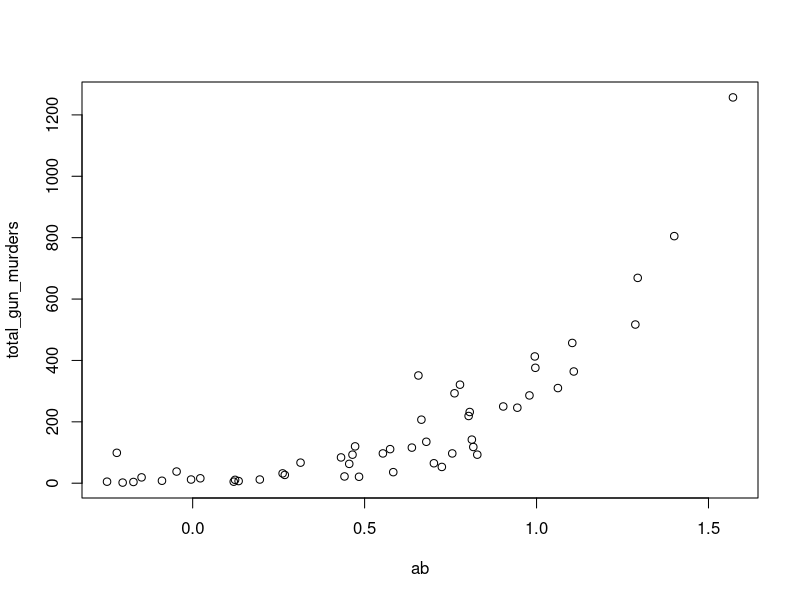
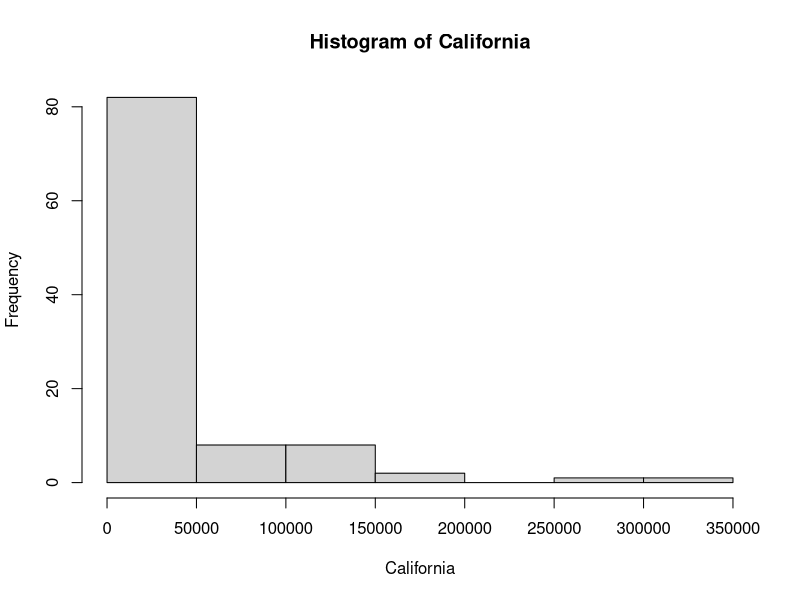
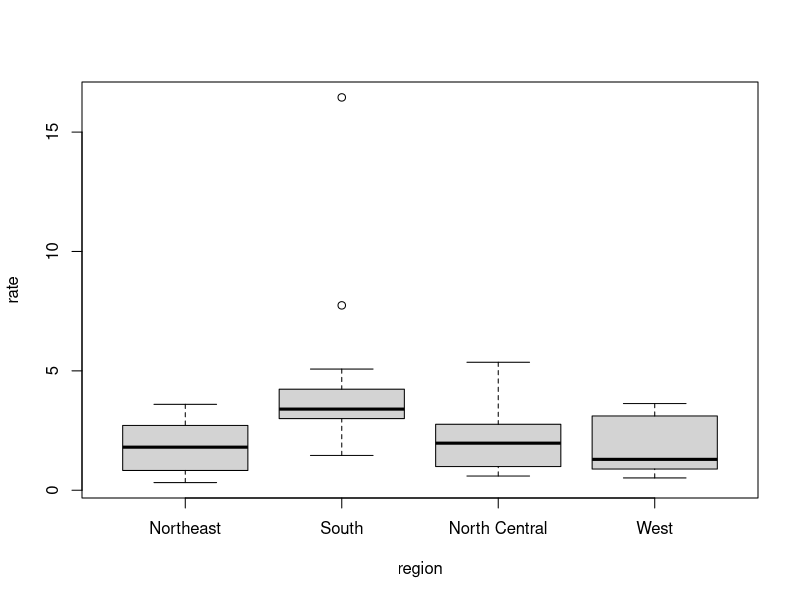

These figures' R source, in order:
## ---- chunk 1
knitr::opts_chunk$set(echo = TRUE)
## ---- chunk 2
library(dslabs)
data(murders)
## ---- chunk 3
str(murders)
## ---- chunk 4
names(murders)
## ---- chunk 5
a = murders$abb
class(a)
## ---- chunk 6
b = murders['abb']
print(a)
print(b)
## ---- chunk 7
region = murders$region
levels(region)
length(levels(region))

## ---- chunk 8
table(region)
## ---- chunk 9
pop = murders$population
asc = sort(pop)
asc [1]
min(pop)
## ---- chunk 10
x = murders$population
index = order(x)
index[1]
## ---- chunk 11
which.min(murders$population)
## ---- chunk 12
q = murders$population
p = order(q)
m = p[1]
s = murders$state
s[m]

## ---- chunk 13
temp = c(35, 88, 42, 84, 81, 30)
city = c("Beijing", "Lagos", "Paris", "Rio de Janeiro",
 "San Juan", "Toronto")
city_temps = data.frame(name = city, temperature = temp)
rank(city_temps$temperature)
my_df = city_temps[order(rank(city_temps$temperature)),]
my_df

## ---- chunk 14
ind = rank(murders$populations)
my_Df = murders[order(rank(murders$population)),]
my_Df

## ---- chunk 15
population_in_millions = murders$population/10^6
total_gun_murders = murders$total
ab = log10(population_in_millions)
plot(ab, total_gun_murders)

## ---- chunk 16
Populasi = log10(murders$population)
California = c(Populasi, murders$population/murders$total)
hist(California)
## ---- chunk 17
murders$rate = with(murders, total / population * 100000)
boxplot(rate~region, data = murders)
